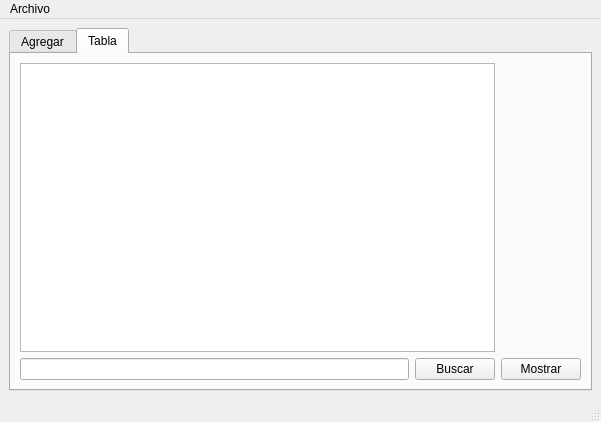
<?xml version="1.0" encoding="UTF-8"?>
<ui version="4.0">
 <class>MainWindow</class>
 <widget class="QMainWindow" name="MainWindow">
  <property name="geometry">
   <rect>
    <x>0</x>
    <y>0</y>
    <width>601</width>
    <height>422</height>
   </rect>
  </property>
  <property name="windowTitle">
   <string>MainWindow</string>
  </property>
  <widget class="QWidget" name="centralwidget">
   <layout class="QGridLayout" name="gridLayout">
    <item row="0" column="1">
     <widget class="QTabWidget" name="tabWidget">
      <property name="currentIndex">
       <number>1</number>
      </property>
      <widget class="QWidget" name="tab_3">
       <attribute name="title">
        <string>Agregar</string>
       </attribute>
       <widget class="QFrame" name="frame">
        <property name="geometry">
         <rect>
          <x>-2</x>
          <y>0</y>
          <width>156</width>
          <height>361</height>
         </rect>
        </property>
        <property name="frameShape">
         <enum>QFrame::StyledPanel</enum>
        </property>
        <property name="frameShadow">
         <enum>QFrame::Raised</enum>
        </property>
        <layout class="QGridLayout" name="gridLayout_2">
         <item row="2" column="0">
          <widget class="QLabel" name="label_destino_x">
           <property name="text">
            <string>Destino X:</string>
           </property>
          </widget>
         </item>
         <item row="3" column="1">
          <widget class="QSpinBox" name="spinBox_destino_y">
           <property name="maximum">
            <number>500</number>
           </property>
          </widget>
         </item>
         <item row="1" column="0">
          <widget class="QLabel" name="label_origen_y">
           <property name="text">
            <string>Origen_y</string>
           </property>
          </widget>
         </item>
         <item row="10" column="0" colspan="2">
          <widget class="QPushButton" name="pushButton_mostrar">
           <property name="text">
            <string>Mostrar</string>
           </property>
          </widget>
         </item>
         <item row="7" column="1">
          <widget class="QSpinBox" name="spinBox_blue">
           <property name="maximum">
            <number>255</number>
           </property>
          </widget>
         </item>
         <item row="5" column="0">
          <widget class="QLabel" name="label_red">
           <property name="text">
            <string>RED:</string>
           </property>
          </widget>
         </item>
         <item row="5" column="1">
          <widget class="QSpinBox" name="spinBox_red">
           <property name="maximum">
            <number>255</number>
           </property>
          </widget>
         </item>
         <item row="6" column="0">
          <widget class="QLabel" name="label_green">
           <property name="text">
            <string>GREEN:</string>
           </property>
          </widget>
         </item>
         <item row="8" column="0" colspan="2">
          <widget class="QPushButton" name="pushButton_agregar_inicio">
           <property name="text">
            <string>Agregar inicio</string>
           </property>
          </widget>
         </item>
         <item row="4" column="0">
          <widget class="QLabel" name="label_velocidad">
           <property name="text">
            <string>Velocidad:</string>
           </property>
          </widget>
         </item>
         <item row="2" column="1">
          <widget class="QSpinBox" name="spinBox_destino_x">
           <property name="maximum">
            <number>500</number>
           </property>
          </widget>
         </item>
         <item row="7" column="0">
          <widget class="QLabel" name="label_blue">
           <property name="text">
            <string>BLUE</string>
           </property>
          </widget>
         </item>
         <item row="4" column="1">
          <widget class="QSpinBox" name="spinBox_velocidad">
           <property name="minimum">
            <number>-214748364</number>
           </property>
           <property name="maximum">
            <number>214748364</number>
           </property>
          </widget>
         </item>
         <item row="3" column="0">
          <widget class="QLabel" name="label_destino_y">
           <property name="text">
            <string>Destino Y:</string>
           </property>
          </widget>
         </item>
         <item row="9" column="0" colspan="2">
          <widget class="QPushButton" name="pushButton_agregar_final">
           <property name="text">
            <string>Agregar final</string>
           </property>
          </widget>
         </item>
         <item row="6" column="1">
          <widget class="QSpinBox" name="spinBox_green">
           <property name="maximum">
            <number>255</number>
           </property>
          </widget>
         </item>
         <item row="0" column="0">
          <widget class="QLabel" name="label_origen_x">
           <property name="text">
            <string>Origen_x</string>
           </property>
          </widget>
         </item>
         <item row="0" column="1">
          <widget class="QSpinBox" name="spinBox_origen_x">
           <property name="maximum">
            <number>500</number>
           </property>
          </widget>
         </item>
         <item row="1" column="1">
          <widget class="QSpinBox" name="spinBox_origen_y">
           <property name="maximum">
            <number>500</number>
           </property>
          </widget>
         </item>
        </layout>
       </widget>
       <widget class="QPlainTextEdit" name="salida">
        <property name="geometry">
         <rect>
          <x>160</x>
          <y>0</y>
          <width>421</width>
          <height>361</height>
         </rect>
        </property>
       </widget>
      </widget>
      <widget class="QWidget" name="tab_4">
       <attribute name="title">
        <string>Tabla</string>
       </attribute>
       <layout class="QGridLayout" name="gridLayout_3">
        <item row="0" column="0" colspan="2">
         <widget class="QTableWidget" name="tabla"/>
        </item>
        <item row="1" column="0">
         <widget class="QLineEdit" name="Buscar_lineEdit">
          <property name="dragEnabled">
           <bool>false</bool>
          </property>
         </widget>
        </item>
        <item row="1" column="1">
         <widget class="QPushButton" name="buscar_pushButton">
          <property name="text">
           <string>Buscar</string>
          </property>
         </widget>
        </item>
        <item row="1" column="2">
         <widget class="QPushButton" name="mostrar_tabla_pushButton">
          <property name="text">
           <string>Mostrar</string>
          </property>
         </widget>
        </item>
       </layout>
      </widget>
     </widget>
    </item>
   </layout>
  </widget>
  <widget class="QMenuBar" name="menubar">
   <property name="geometry">
    <rect>
     <x>0</x>
     <y>0</y>
     <width>601</width>
     <height>21</height>
    </rect>
   </property>
   <widget class="QMenu" name="menuArchivo">
    <property name="title">
     <string>Archivo</string>
    </property>
    <addaction name="actionAbrir"/>
    <addaction name="actionGuardar"/>
   </widget>
   <addaction name="menuArchivo"/>
  </widget>
  <widget class="QStatusBar" name="statusbar"/>
  <action name="actionAbrir">
   <property name="text">
    <string>Abrir</string>
   </property>
   <property name="shortcut">
    <string>Ctrl+O</string>
   </property>
  </action>
  <action name="actionGuardar">
   <property name="text">
    <string>Guardar</string>
   </property>
   <property name="shortcut">
    <string>Ctrl+S</string>
   </property>
  </action>
 </widget>
 <resources/>
 <connections/>
</ui>
